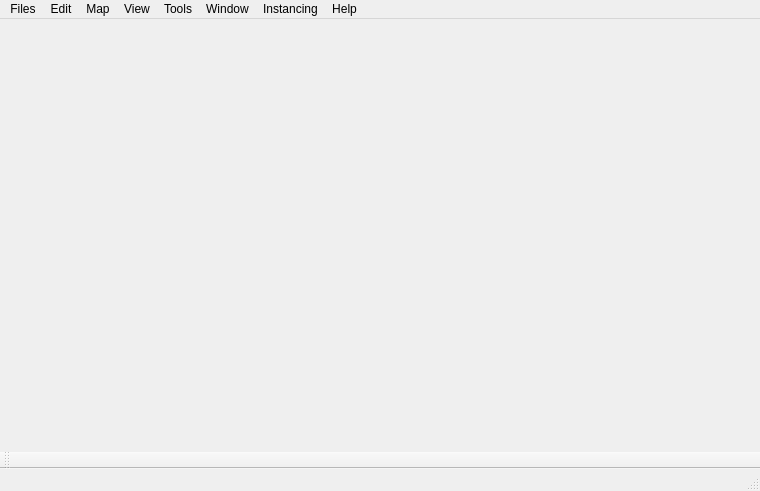
<?xml version="1.0" encoding="UTF-8"?>
<ui version="4.0">
 <class>malletClass</class>
 <widget class="QMainWindow" name="malletClass">
  <property name="geometry">
   <rect>
    <x>0</x>
    <y>0</y>
    <width>760</width>
    <height>491</height>
   </rect>
  </property>
  <property name="windowTitle">
   <string>mallet</string>
  </property>
  <widget class="QWidget" name="centralWidget"/>
  <widget class="QMenuBar" name="menuBar">
   <property name="geometry">
    <rect>
     <x>0</x>
     <y>0</y>
     <width>760</width>
     <height>21</height>
    </rect>
   </property>
   <widget class="QMenu" name="menufiles">
    <property name="title">
     <string>Files</string>
    </property>
    <addaction name="actionNew_File"/>
    <addaction name="actionOpen_Files"/>
    <addaction name="actionClose"/>
    <addaction name="actionSave"/>
    <addaction name="actionSave_Us"/>
    <addaction name="separator"/>
    <addaction name="actionExport"/>
    <addaction name="actionExport_2"/>
    <addaction name="actionExport_to"/>
    <addaction name="separator"/>
    <addaction name="actionBuild"/>
    <addaction name="separator"/>
    <addaction name="actionExit"/>
   </widget>
   <widget class="QMenu" name="menuhelp">
    <property name="title">
     <string>Help</string>
    </property>
    <addaction name="actionInfo_Mallet_editor"/>
   </widget>
   <widget class="QMenu" name="menuEdix">
    <property name="title">
     <string>Edit</string>
    </property>
   </widget>
   <widget class="QMenu" name="menuMap">
    <property name="title">
     <string>Map</string>
    </property>
   </widget>
   <widget class="QMenu" name="menuView">
    <property name="title">
     <string>View</string>
    </property>
   </widget>
   <widget class="QMenu" name="menuTools">
    <property name="title">
     <string>Tools</string>
    </property>
   </widget>
   <widget class="QMenu" name="menuWindow">
    <property name="title">
     <string>Window</string>
    </property>
   </widget>
   <widget class="QMenu" name="menuInstancing">
    <property name="title">
     <string>Instancing</string>
    </property>
   </widget>
   <addaction name="menufiles"/>
   <addaction name="menuEdix"/>
   <addaction name="menuMap"/>
   <addaction name="menuView"/>
   <addaction name="menuTools"/>
   <addaction name="menuWindow"/>
   <addaction name="menuInstancing"/>
   <addaction name="menuhelp"/>
  </widget>
  <widget class="QToolBar" name="mainToolBar">
   <attribute name="toolBarArea">
    <enum>BottomToolBarArea</enum>
   </attribute>
   <attribute name="toolBarBreak">
    <bool>false</bool>
   </attribute>
  </widget>
  <widget class="QStatusBar" name="statusBar"/>
  <action name="actionNew_File">
   <property name="text">
    <string>New File</string>
   </property>
  </action>
  <action name="actionOpen_Files">
   <property name="text">
    <string>Open Files...</string>
   </property>
  </action>
  <action name="actionExit">
   <property name="icon">
    <iconset theme="QIcon::ThemeIcon::EditClear"/>
   </property>
   <property name="text">
    <string>Exit</string>
   </property>
  </action>
  <action name="actionInfo_Mallet_editor">
   <property name="icon">
    <iconset theme="QIcon::ThemeIcon::HelpFaq"/>
   </property>
   <property name="text">
    <string>Info &quot;Mallet editor&quot;</string>
   </property>
  </action>
  <action name="actionhi">
   <property name="text">
    <string>hi</string>
   </property>
  </action>
  <action name="action">
   <property name="text">
    <string>'</string>
   </property>
  </action>
  <action name="actionClose">
   <property name="text">
    <string>Close</string>
   </property>
  </action>
  <action name="actionSave">
   <property name="text">
    <string>Save</string>
   </property>
  </action>
  <action name="actionSave_Us">
   <property name="text">
    <string>Save Us...</string>
   </property>
  </action>
  <action name="actionExport">
   <property name="text">
    <string>Export...</string>
   </property>
  </action>
  <action name="actionExport_to">
   <property name="text">
    <string>Export to .DXF</string>
   </property>
  </action>
  <action name="actionExport_2">
   <property name="text">
    <string>Export Again</string>
   </property>
  </action>
  <action name="actionBuild">
   <property name="text">
    <string>Build Map</string>
   </property>
  </action>
 </widget>
 <layoutdefault spacing="6" margin="11"/>
 <resources>
  <include location="../../assets/malletbase.qrc"/>
 </resources>
 <connections>
  <connection>
   <sender>actionExit</sender>
   <signal>triggered()</signal>
   <receiver>malletClass</receiver>
   <slot>close()</slot>
   <hints>
    <hint type="sourcelabel">
     <x>-1</x>
     <y>-1</y>
    </hint>
    <hint type="destinationlabel">
     <x>379</x>
     <y>259</y>
    </hint>
   </hints>
  </connection>
 </connections>
</ui>
